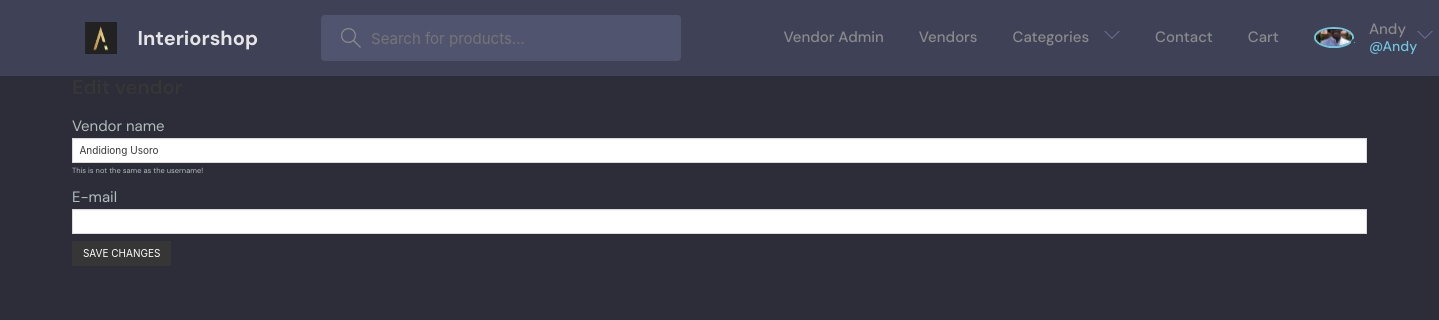
The page /edit-vendor/ (signed in) on the database its author committed.
### projectApp/models.py (models this page shows, shortened)
class User(AbstractUser):
    name = models.CharField(max_length=200, null=True)
    email = models.EmailField(unique=True, null=True)
    bio = models.TextField(null=True)
    avatar = models.ImageField(null=True, default="avatar.svg")
    USERNAME_FIELD = 'email'
    REQUIRED_FIELDS = []

### projectApp/views.py (the view, shortened to what this page needs)
# urls.py: path('edit-vendor/', edit_vendor, name='edit_vendor'),
@login_required(login_url='login')
def edit_vendor(request):
    vendor = request.user# .vendor
    context = {'vendor':vendor}
    return render(request, 'projectApp/edit_vendor.html',context)

### projectApp/cart.py (called while the page is built)
    def __len__(self):
        return sum(item['quantity'] for item in self.cart.values())

### projectApp/context_processors.py (called while the page is built)
def menu_categories(request):
    categories = Category.objects.all()
    return {'menu_categories':categories}

def cart(request):
    return {'cart': Cart(request)}

### projectApp/templates/projectApp/edit_vendor.html (shortened to what this page needs)
{% extends 'emains.html' %}
{% block content %}
<div class="container">
    <h1 class="title">Edit vendor</h1>
    <form method="post" action=".">
        <div class="field">
            <label>Vendor name</label>
            <div class="control">
                <input type="text" name="name" id="id_name" value="{{ vendor.name }}" class="input">
            </div>
            <p class="help">This is not the same as the username!</p>
        </div>
        <div class="field">
            <label>E-mail</label>
            <div class="control">
                <input type="email" name="email" id="id_email" value="{{ vendor.created_by.email }}" class="input">
            </div>
        </div>
        <div class="field">
            <div class="control">
                <button class="button is-dark is-uppercase">Save changes</button>
            </div>
        </div>
    </form>
</div>
{% endblock %}

### templates/enavbar.html (shortened to what this page needs)
{% load static %}
<header class="header header--loggedIn">
    <div class="container">
      <a href="{% url 'home' %}" class="header__logo">
        <img src="{% static 'images/favicon.png' %}" />
        <h1>Interiorshop</h1>
      </a>
      <form class="header__search" method = "get" action = "{% url 'search' %}">
        <label>
          <input name = "q" placeholder="Search for products..." />
        </label>
      </form>
        <nav class="header__menu">
        {% if request.user.is_authenticated %}
        <div class="header__user">
            <a href = "{% url 'vendor_admin' %}" class = "navbar-item">Vendor Admin</a>
        <a href="{% url 'vendors' %}" class = "navbar-item">Vendors</a>
        <a class = "navbar-item">Categories<button class="dropdown-button">
            <svg version="1.1" xmlns="http://www.w3.org/2000/svg" width="32" height="32" viewBox="0 0 32 32">
              <title>chevron-down</title>
              <path d="M16 21l-13-13h-3l16 16 16-16h-3l-13 13z"></path>
            </svg>
          </button>
        </a>
        <a href = "{% url 'contact' %}" class = "navbar-item">Contact</a>
        <a href = "{% url 'cart' %}" class = "navbar-item">Cart{% if cart %} ({{cart|length}}){% endif %}</a>
        <div class = "navbar-item">
          <a href="{% url 'update-user' %}" >
            <div class="avatar avatar--medium active">
              <img src="{{request.user.avatar.url}}" />
            </div>
            <p>{{request.user.username}} <span>@{{request.user.username}}</span></p>
          </a>
          <button class="dropdown-button">
            <svg version="1.1" xmlns="http://www.w3.org/2000/svg" width="32" height="32" viewBox="0 0 32 32">
              <title>chevron-down</title>
              <path d="M16 21l-13-13h-3l16 16 16-16h-3l-13 13z"></path>
            </svg>
          </button>
        </div>
        </div>
            {% else %}
        <a href="{% url 'login' %}">
          <img src="{% static 'images/avatar.svg' %}" />
          <p>Login</p>
        </a>
        {%  endif %}
    </div>
  </header>

### static/styles/base.css (style rules this page uses)
.input, .button { border-radius:0; }

### static/styles/emains.css (style rules this page uses)
:root { --color-main: #71c6dd; --color-main-light: #e1f6fb; --color-dark: #3f4156; --color-dark-medium: #51546e; --color-dark-light: #696d97; --color-light: #e5e5e5; --color-gray: #8b8b8b; --color-light-gray: #b2bdbd; --color-bg: #2d2d39; --color-success: #5dd693; --color-error: #fc4b0b; }
* { font-family: "DM Sans", -apple-system, BlinkMacSystemFont, "Segoe UI", Roboto, Oxygen, Ubuntu, Cantarell, "Open Sans", "Helvetica Neue", sans-serif; margin: 0; padding: 0; box-sizing: border-box; text-rendering: optimizeLegibility; font-size: inherit; }
html { font-size: 56.25%; }
@media only screen and (min-width: 1200px) { html { font-size: 62.5%; } }
body { line-height: 1.6; font-weight: 400; font-size: 1.5rem; color: var(--color-light-gray); background-color: var(--color-bg); min-height: 100vh; }
img { width: 100%; }
a { display: inline-block; color: var(--color-main); text-decoration: none; }
.container { max-width: 120rem; width: 90%; margin: auto; }
.avatar { position: relative; display: inline-block; border-radius: 50%; border: 2px solid var(--color-main); }
.avatar img { display: block; border-radius: 50%; object-fit: cover; object-position: center; }
.avatar::after { content: ""; display: block; position: absolute; background-color: var(--color-gray); z-index: 111; border-radius: 50%; border: 0.3rem solid var(--color-dark); }
.avatar.active::after { background-color: var(--color-success); }
.avatar.avatar--medium img { width: 3.6rem; height: 3.6rem; border-radius: 50%; }
.avatar.avatar--medium:after { width: 0.7rem; height: 0.7rem; bottom: 0px; right: -6px; }
.header { padding: 1.5rem; background-color: var(--color-dark); }
.header > .container { display: flex; gap: 9.5rem; }
.header__logo, .header__user { display: flex; gap: 2rem; align-items: center; }
.header__logo > img { height: 3.2rem; width: 3.2rem; }
.header__logo > h1 { font-weight: 700; font-size: 2rem; color: var(--color-light); }
.header__search > label { background-color: var(--color-dark-medium); padding: 1.3rem 1rem; display: flex; align-items: center; gap: 1rem; border-radius: 4px; }
.header__search svg { fill: var(--color-gray); width: 2rem; height: 2rem; margin-left: 1rem; }
.header__search input { width: 30rem; background: transparent; border: none; outline: none; color: var(--color-light); }
.header__menu { margin-left: auto; position: relative; }
.header__menu a { display: flex; gap: 1.5rem; align-items: center; font-weight: 500; text-decoration: none; color: var(--color-gray); }
.header__menu img { height: 3.6rem; }
.header__menu p { line-height: 1.2; }
.header__menu span { color: var(--color-main); font-weight: 500; font-size: 1.4rem; display: block; }
.header__menu svg { width: 1.6rem; height: 1.6rem; fill: var(--color-dark-light); }
.dropdown-button { background: transparent; border: 0; outline: 0; cursor: pointer; }

### rows shown on the page
User: user.avatar (picture), user.username "Andy", name "Andidiong Usoro"
